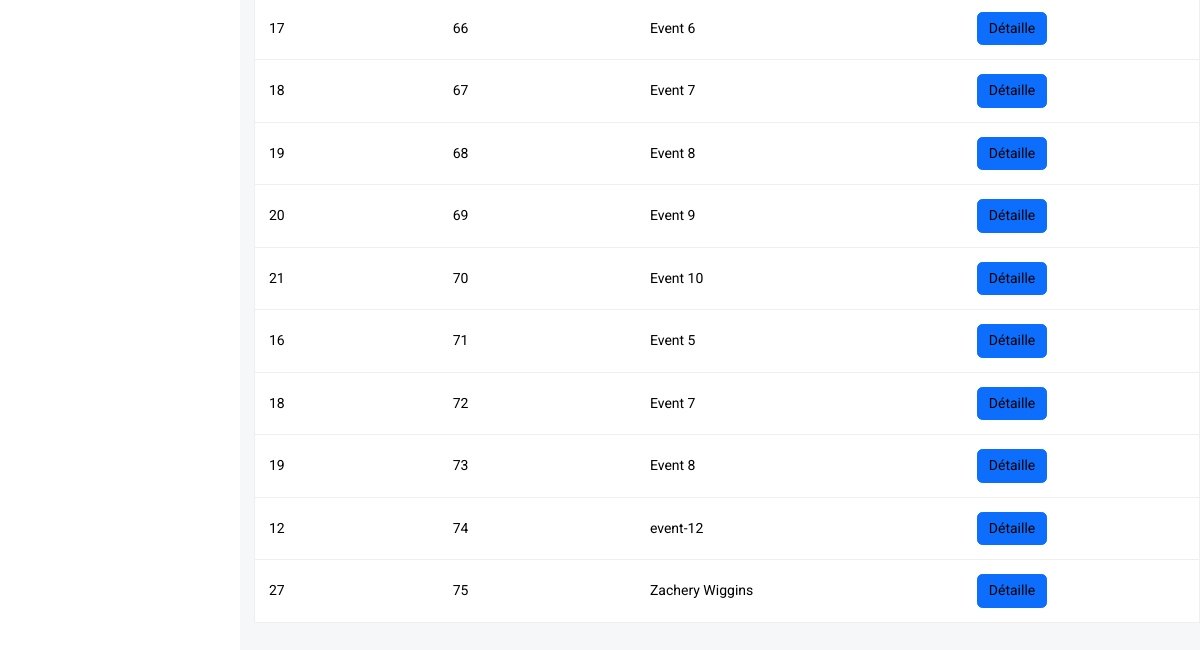
Before: /Events.php (signed in, lower part) with the older database file.
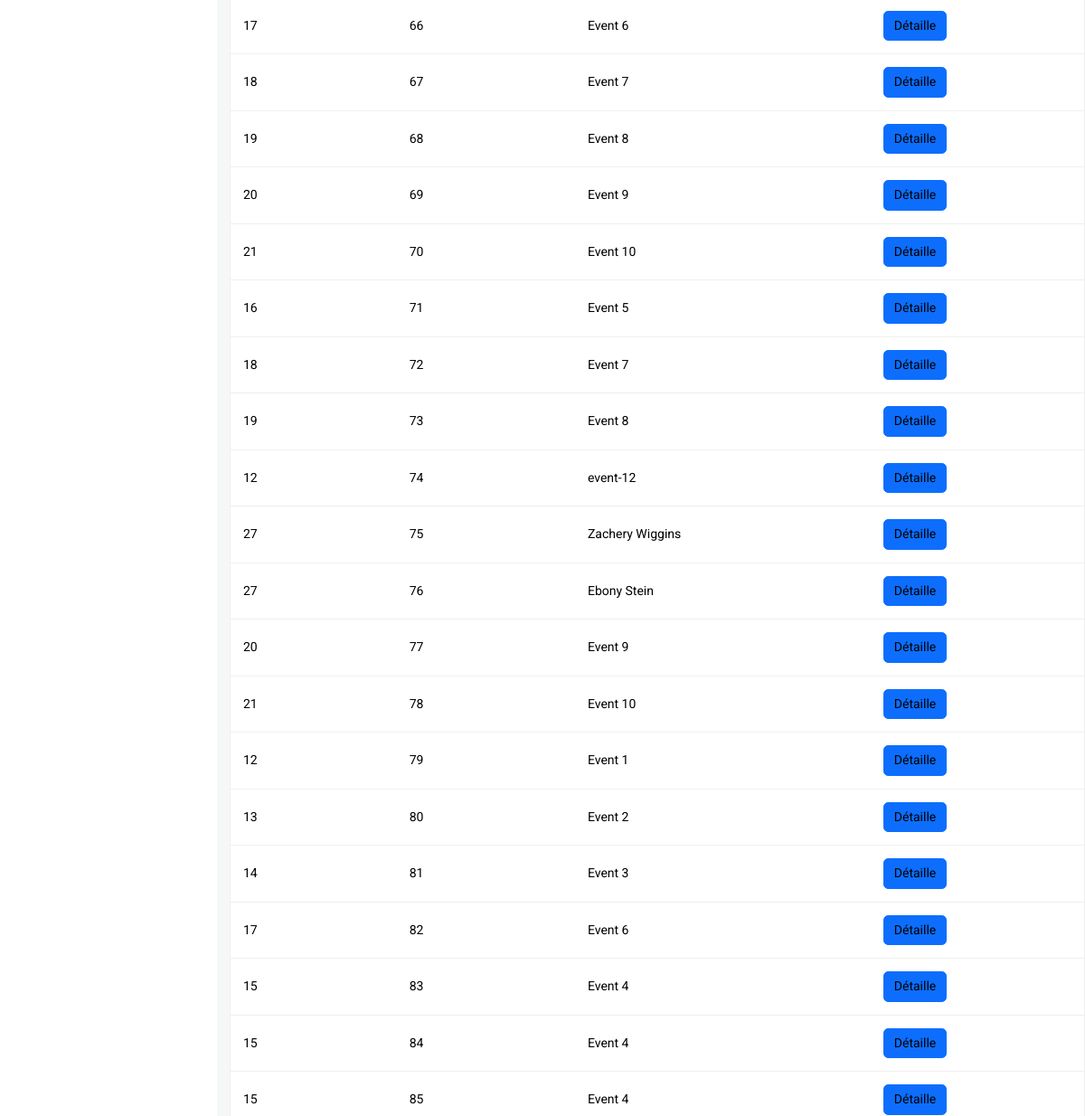
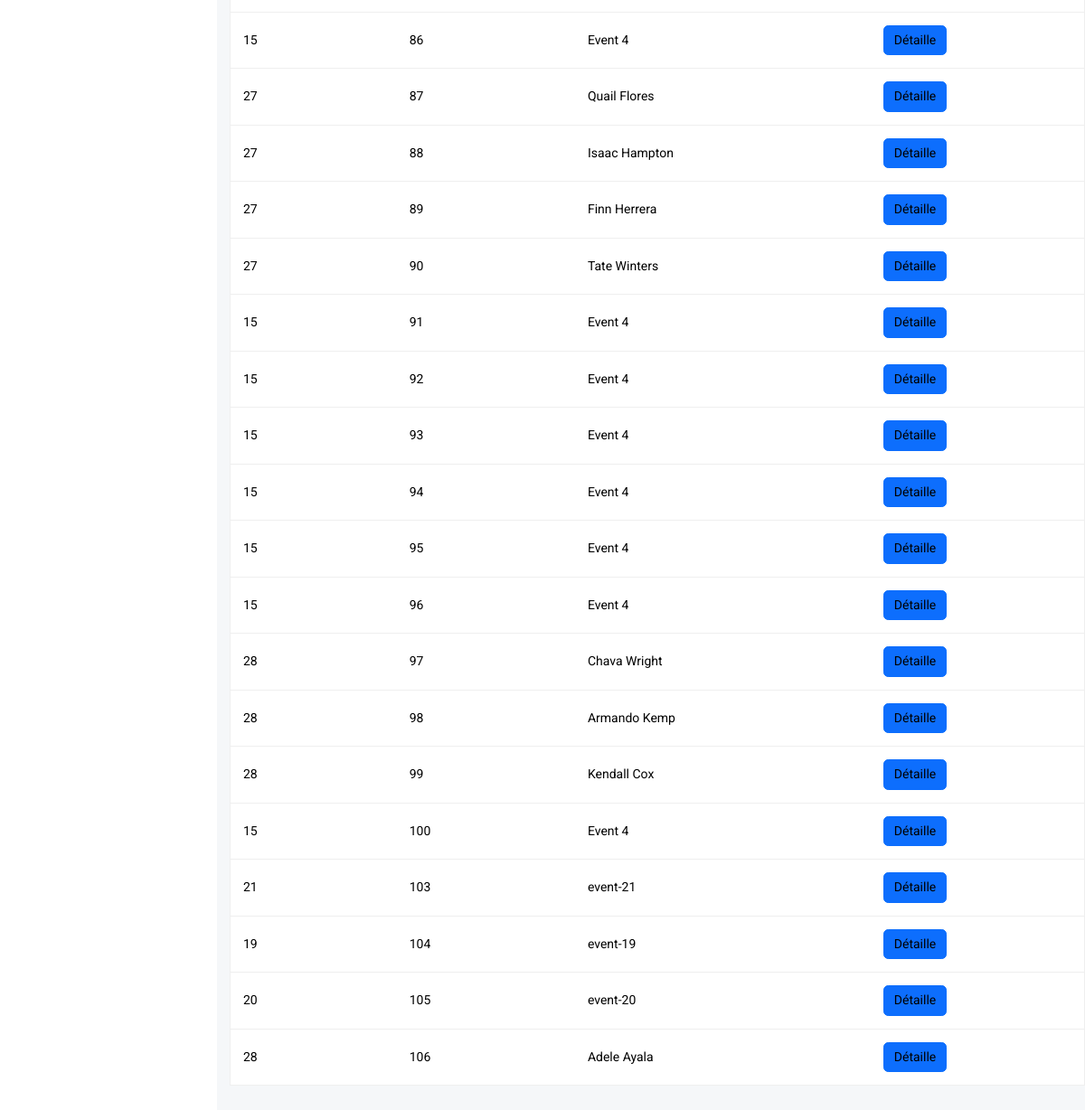
After: the same page with the newer database file (2 pictures, top to bottom).
### tables this page shows
CREATE TABLE `event` (
  `E_id` int(11) NOT NULL,
  `Titre` varchar(100) DEFAULT NULL,
  `Description` varchar(200) NOT NULL,
  `Image` varchar(500) NOT NULL,
  `Heure_debut` time NOT NULL,
  `Date_debut` date NOT NULL,
  `Heure_fin` time NOT NULL,
  `Prix_ticket` float NOT NULL,
  `Nombre_tickets` int(11) NOT NULL,
  `Ville` varchar(30) NOT NULL,
  `Zip_code` varchar(30) NOT NULL,
  `Categorie_id` int(11) DEFAULT NULL,
  `User_id` int(11) NOT NULL,
  `adress1` varchar(200) NOT NULL,
  `adress2` varchar(200) NOT NULL,
  `vue` int(11) DEFAULT 0
);

### Events.php (the view, shortened to what this page needs)
<!DOCTYPE html>
<html lang="en" class="h-100">
	<head>
		<link href='vendor/unicons-2.0.1/css/unicons.css' rel='stylesheet'>
		<link href="css/style.css" rel="stylesheet">
		<link href="css/vertical-responsive-menu.min.css" rel="stylesheet">
		<link href="css/datepicker.min.css" rel="stylesheet">
		<link href="css/responsive.css" rel="stylesheet">
		<link href="css/night-mode.css" rel="stylesheet">
		<link href="vendor/fontawesome-free/css/all.min.css" rel="stylesheet">
		<link href="vendor/OwlCarousel/assets/owl.carousel.css" rel="stylesheet">
		<link href="vendor/OwlCarousel/assets/owl.theme.default.min.css" rel="stylesheet">
		<link href="vendor/bootstrap/css/bootstrap.min.css" rel="stylesheet">
		<link href="vendor/bootstrap-select/dist/css/bootstrap-select.min.css" rel="stylesheet">
	</head>
    <body class="d-flex flex-column h-100">
	<?php include 'include/VerticaleNav.php' ?>
<form action="" method="post">
<div class="wrapper wrapper-body">
	<div class="tab-content">
		<div class="tab-pane fade active show" id="overview-tab" role="tabpanel">
			<div class="table-card mt-4">
				<div class="main-table">
					<div class="table-responsive">
						<table class="table">
							<tbody>
							<?php
							if(isset($_POST['sear'])){
								require_once "connect/DataBase.php";
								$sr = $_POST['crs'];
								$demandes= $connection->query("SELECT * FROM event WHERE E_id like '%$sr%' or Titre like '%$sr%' or `Description` like '%$sr%' or Date_debut like '%$sr%' or Heure_debut like '%$sr%' or Heure_fin like '%$sr%' or Nombre_tickets like '%$sr%'or adress1 like '%$sr%' or adress2 like '%$sr%' or Ville like '%$sr%' or Zip_code like '%$sr%' or Categorie_id like '%$sr%'")->fetchAll(PDO::FETCH_ASSOC);
								foreach($demandes as $demande){
							?>
<tr>
                                <td><?php echo $demande['User_id']?></td>
									<td><?php echo $demande['E_id']?></td>
									<td><?php echo $demande['Titre']?></td>
									<td><span class="action-btn btn btn-primary"><a href="Event_detaille.php?id=<?php echo $demande['E_id']?>" >Détaille</a></span></td>
                                    <td><span class="action-btn "><a href="deleteevent.php?id=<?php echo $demande['E_id']?>" onclick= "return confirm( 'Voulez vous vraiment supprimer le eent <?php echo $demande['E_id']?>' );"><i class="fa-solid fa-trash-can " style="color: red;"></i></a>
									<td><span class="action-btn"><a href="event_update.php?id=<?php echo $demande['E_id']?>"><i class="fa-solid fa-pen-to-square" style="color: blue;"></i></a></span></td></td>
								</tr>
								<?php
																		}
																	?>
	<?php
						}else{
						?>
							<?php
								require_once "connect/DataBase.php";
						$demandes= $connection->query('SELECT * FROM `event`')->fetchAll(PDO::FETCH_ASSOC);
						foreach($demandes as $demande){ ?>
								<tr>
                                <td><?php echo $demande['User_id']?></td>
									<td><?php echo $demande['E_id']?></td>
									<td><?php echo $demande['Titre']?></td>
									<td><span class="action-btn btn btn-primary"><a href="Event_detaille.php?id=<?php echo $demande['E_id']?>" >Détaille</a></span></td>
                                    <td><span class="action-btn "><a href="deleteevent.php?id=<?php echo $demande['E_id']?>" onclick= "return confirm( 'Voulez vous vraiment supprimer le eent <?php echo $demande['E_id']?>' );"><i class="fa-solid fa-trash-can " style="color: red;"></i></a>
									<td><span class="action-btn"><a href="event_update.php?id=<?php echo $demande['E_id']?>"><i class="fa-solid fa-pen-to-square" style="color: blue;"></i></a></span></td></td>
								</tr>
                                <?php
																		}
																	?>
									<?php
																		}
																	?>
							</tbody>
						</table>
					</div>
				</div>
			</div>
		</div>
    </div>
</div>
</form>
</body>

Changed rows visible on the page:
added event: User "27", E_id "76", Titre "Ebony Stein"
added event: User "20", E_id "77", Titre "Event 9"
added event: User "21", E_id "78", Titre "Event 10"
added event: User "12", E_id "79", Titre "Event 1"
added event: User "13", E_id "80", Titre "Event 2"
added event: User "14", E_id "81", Titre "Event 3"
added event: User "17", E_id "82", Titre "Event 6"
added event: User "15", E_id "83", Titre "Event 4"
added event: User "15", E_id "84", Titre "Event 4"
added event: User "15", E_id "85", Titre "Event 4"
added event: User "15", E_id "86", Titre "Event 4"
added event: User "27", E_id "87", Titre "Quail Flores"
added event: User "27", E_id "88", Titre "Isaac Hampton"
added event: User "27", E_id "89", Titre "Finn Herrera"
added event: User "27", E_id "90", Titre "Tate Winters"
added event: User "15", E_id "91", Titre "Event 4"
added event: User "15", E_id "92", Titre "Event 4"
added event: User "15", E_id "93", Titre "Event 4"
added event: User "15", E_id "94", Titre "Event 4"
added event: User "15", E_id "95", Titre "Event 4"
added event: User "15", E_id "96", Titre "Event 4"
added event: User "28", E_id "97", Titre "Chava Wright"
added event: User "28", E_id "98", Titre "Armando Kemp"
added event: User "28", E_id "99", Titre "Kendall Cox"
added event: User "15", E_id "100", Titre "Event 4"
added event: User "21", E_id "103", Titre "event-21"
added event: User "19", E_id "104", Titre "event-19"
added event: User "20", E_id "105", Titre "event-20"
added event: User "28", E_id "106", Titre "Adele Ayala"
